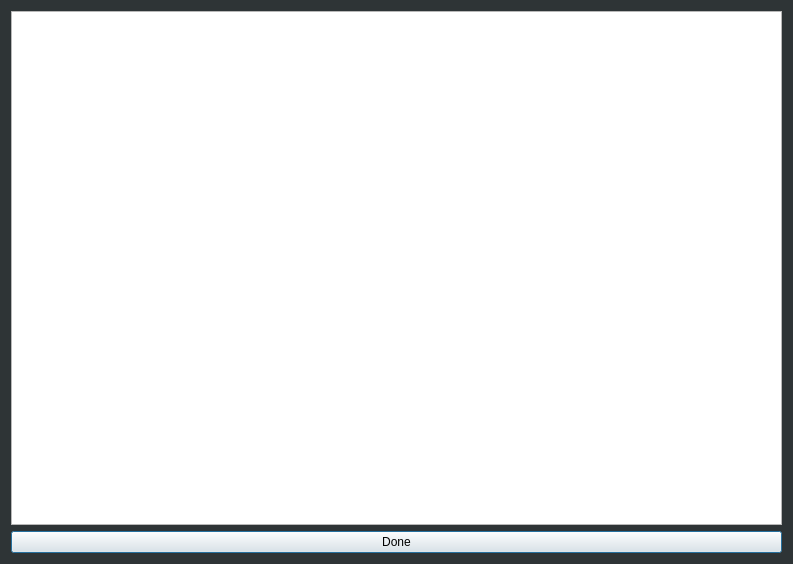
<?xml version="1.0" encoding="UTF-8"?>
<ui version="4.0">
 <class>new_note</class>
 <widget class="QDialog" name="new_note">
  <property name="geometry">
   <rect>
    <x>0</x>
    <y>0</y>
    <width>793</width>
    <height>564</height>
   </rect>
  </property>
  <property name="windowTitle">
   <string>Dialog</string>
  </property>
  <property name="styleSheet">
   <string notr="true">QDialog{
background:rgb(46, 52, 54);
}
QTextEdit{
color:rgb(186, 189, 182);
}</string>
  </property>
  <layout class="QVBoxLayout" name="verticalLayout_2">
   <item>
    <layout class="QVBoxLayout" name="verticalLayout">
     <item>
      <widget class="QTextEdit" name="textEdit"/>
     </item>
     <item>
      <widget class="QPushButton" name="pushButton">
       <property name="text">
        <string>Done</string>
       </property>
      </widget>
     </item>
    </layout>
   </item>
  </layout>
 </widget>
 <resources/>
 <connections/>
</ui>
